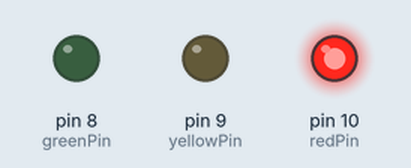
Bench run of a sketch on a simulated Arduino Uno, built with avr-gcc and run on an emulated ATmega328P. Shown: output pins drawn as LEDs (lit = HIGH).

Above: at 5.0 s.
At 11.0 s:
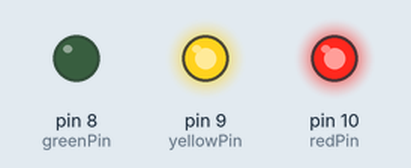
At 17.0 s:
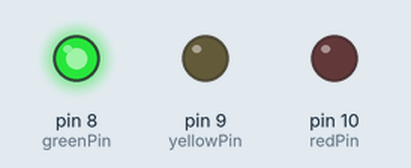
At 23.0 s:
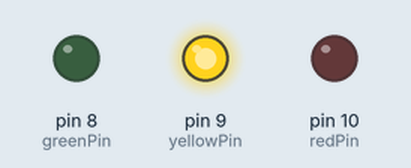
Timing chart, 0 to 31.2 s (numbered marks = the images above):
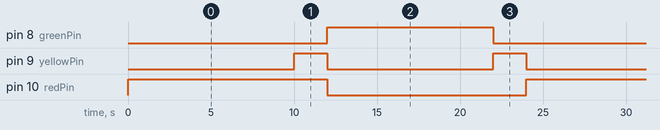

The sketch:

traffic_lights.ino
```cpp
int redPin = 10;
int yellowPin = 9;
int greenPin = 8;
int ledDelay = 10000;
int ledDelayYellow = 2000;


void setup() {
  pinMode(redPin, OUTPUT);
  pinMode(yellowPin, OUTPUT);
  pinMode(greenPin, OUTPUT);
}

void loop() {

  digitalWrite(redPin, HIGH);
  delay(ledDelay);

  digitalWrite(yellowPin, HIGH);
  delay(ledDelayYellow);

  digitalWrite(yellowPin, LOW);
  digitalWrite(redPin, LOW);
  digitalWrite(greenPin, HIGH);

  delay(ledDelay);

  digitalWrite(yellowPin, HIGH);
  digitalWrite(greenPin, LOW);

  delay(ledDelayYellow);

  digitalWrite(yellowPin, LOW);
  digitalWrite(redPin, HIGH);

}
```

Measured:
- by itself, pin 8 (greenPin): alternates HIGH for 10.0 s and LOW for 14.0 s
- by itself, pin 9 (yellowPin): alternates HIGH for 2.0 s and LOW for 10.0 s
- by itself, pin 10 (redPin): alternates HIGH for 12.0 s and LOW for 12.0 s
